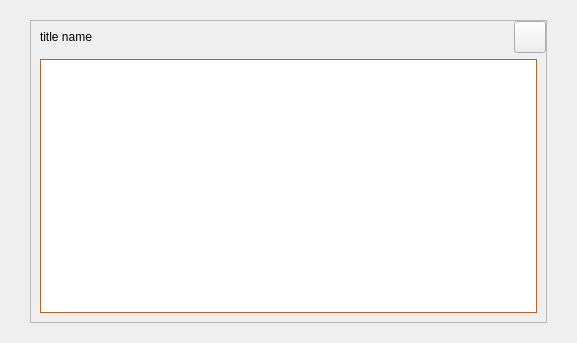
<?xml version="1.0" encoding="UTF-8"?>
<ui version="4.0">
 <class>TransactionDescDialog</class>
 <widget class="QDialog" name="TransactionDescDialog">
  <property name="geometry">
   <rect>
    <x>0</x>
    <y>0</y>
    <width>577</width>
    <height>343</height>
   </rect>
  </property>
  <property name="windowTitle">
   <string>Transaction details</string>
  </property>
  <property name="styleSheet">
   <string notr="true"/>
  </property>
  <layout class="QGridLayout" name="gridLayout_2">
   <property name="leftMargin">
    <number>0</number>
   </property>
   <property name="topMargin">
    <number>0</number>
   </property>
   <property name="rightMargin">
    <number>0</number>
   </property>
   <property name="bottomMargin">
    <number>0</number>
   </property>
   <item row="0" column="0">
    <widget class="QWidget" name="centerWin" native="true">
     <property name="styleSheet">
      <string notr="true"/>
     </property>
     <layout class="QGridLayout" name="gridLayout_3">
      <property name="leftMargin">
       <number>30</number>
      </property>
      <property name="topMargin">
       <number>20</number>
      </property>
      <property name="rightMargin">
       <number>30</number>
      </property>
      <property name="bottomMargin">
       <number>20</number>
      </property>
      <item row="0" column="0">
       <widget class="QFrame" name="mainframe">
        <property name="styleSheet">
         <string notr="true"/>
        </property>
        <property name="frameShape">
         <enum>QFrame::StyledPanel</enum>
        </property>
        <property name="frameShadow">
         <enum>QFrame::Raised</enum>
        </property>
        <layout class="QVBoxLayout" name="verticalLayout">
         <property name="leftMargin">
          <number>0</number>
         </property>
         <property name="topMargin">
          <number>0</number>
         </property>
         <property name="rightMargin">
          <number>0</number>
         </property>
         <property name="bottomMargin">
          <number>0</number>
         </property>
         <item>
          <layout class="QHBoxLayout" name="horizontalLayout">
           <property name="leftMargin">
            <number>9</number>
           </property>
           <item>
            <widget class="QLabel" name="label_titlename">
             <property name="text">
              <string>title name</string>
             </property>
            </widget>
           </item>
           <item>
            <spacer name="horizontalSpacer">
             <property name="orientation">
              <enum>Qt::Horizontal</enum>
             </property>
             <property name="sizeHint" stdset="0">
              <size>
               <width>40</width>
               <height>20</height>
              </size>
             </property>
            </spacer>
           </item>
           <item>
            <widget class="QToolButton" name="cancelButton">
             <property name="minimumSize">
              <size>
               <width>32</width>
               <height>32</height>
              </size>
             </property>
             <property name="maximumSize">
              <size>
               <width>32</width>
               <height>32</height>
              </size>
             </property>
             <property name="styleSheet">
              <string notr="true"/>
             </property>
             <property name="text">
              <string/>
             </property>
            </widget>
           </item>
          </layout>
         </item>
         <item>
          <layout class="QGridLayout" name="gridLayout">
           <property name="leftMargin">
            <number>9</number>
           </property>
           <property name="rightMargin">
            <number>9</number>
           </property>
           <property name="bottomMargin">
            <number>9</number>
           </property>
           <item row="0" column="0">
            <widget class="QTextEdit" name="detailText">
             <property name="toolTip">
              <string>This pane shows a detailed description of the transaction</string>
             </property>
             <property name="styleSheet">
              <string notr="true">QTextEdit#detailText{
border:1px solid rgb(174,103,46);
}</string>
             </property>
             <property name="readOnly">
              <bool>true</bool>
             </property>
            </widget>
           </item>
          </layout>
         </item>
        </layout>
       </widget>
      </item>
     </layout>
    </widget>
   </item>
  </layout>
 </widget>
 <resources/>
 <connections/>
</ui>
